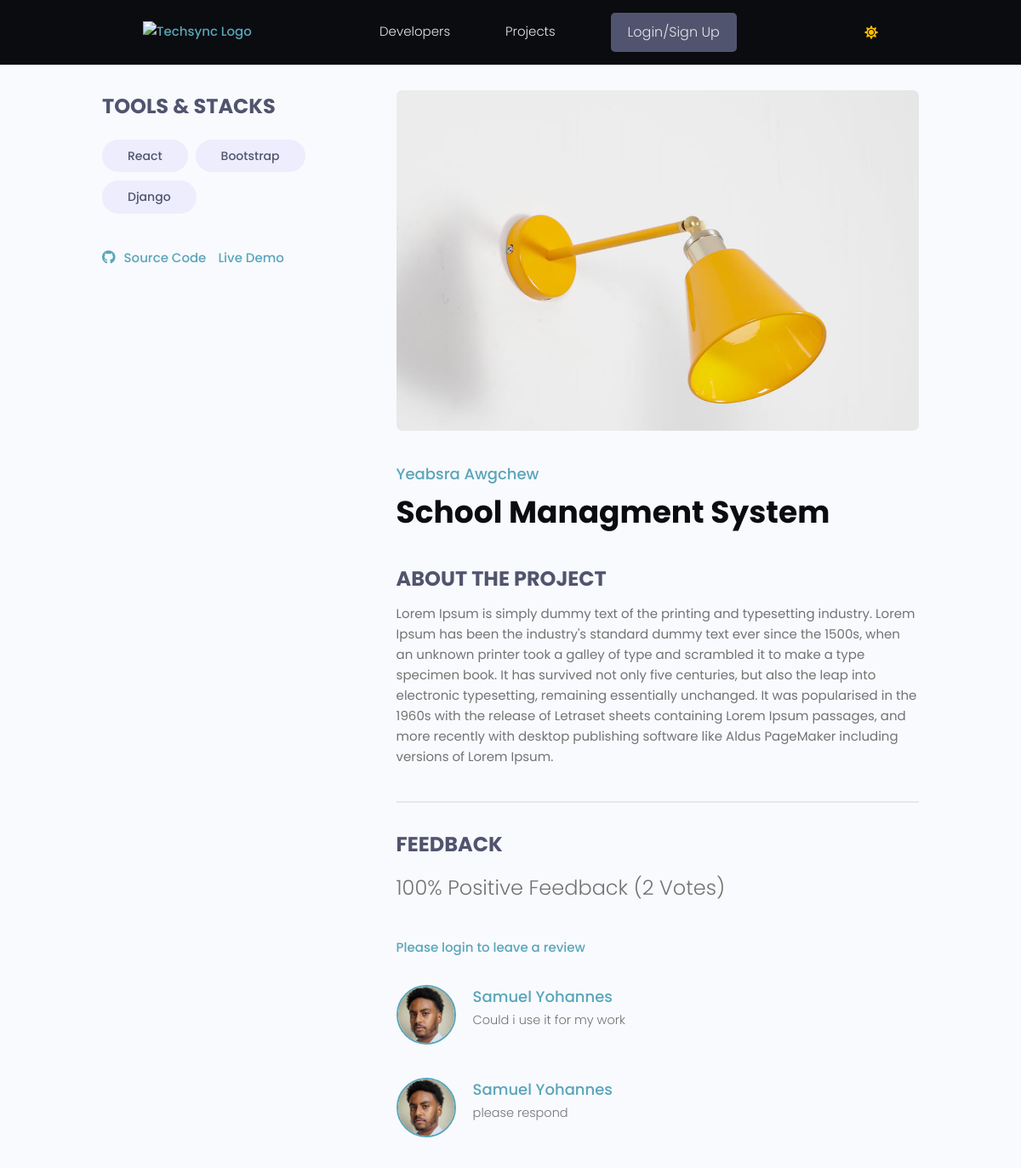
The app's page /projects/project_detail/14d0ca97-825e-4896-b68b-15971ab37885/ with its own data.
### projects/models.py (models this page shows, shortened)
class Tag(models.Model):
    id = models.UUIDField(default=uuid.uuid4, primary_key=True, unique=True, editable=False, )
    name = models.CharField(max_length=300)
    created_at = models.DateTimeField(auto_now_add=True)

class Project(models.Model):
    id = models.UUIDField(default=uuid.uuid4, primary_key=True, unique=True, editable=False)
    owner = models.ForeignKey(Profile, on_delete=models.SET_NULL, null=True)
    title = models.CharField(max_length=100)
    description = models.TextField(null=True, blank=True)
    image = models.ImageField(null=True, blank=True, default='default.jpg', upload_to= 'project_image')
    demo_link = models.URLField(null=True, blank=True)
    source_link = models.URLField(null=True, blank=True)
    created_at = models.DateTimeField(auto_now_add=True)
    tags = models.ManyToManyField('Tag', blank=True)
    vote_count = models.IntegerField(default=0, null=True, blank=True)
    vote_ratio = models.IntegerField(default=0, null=True, blank=True)
    class Meta:
        ordering = ['-created_at']

class Review(models.Model):
    VOTE_TYPE = (
        ('up', 'Up Vote'),
        ('down', 'Down Vote')
    )
    id = models.UUIDField(default=uuid.uuid4, primary_key=True, unique=True, editable=False, )
    owner = models.ForeignKey(Profile, on_delete=models.CASCADE, null=True)
    project = models.ForeignKey(Project, on_delete=models.CASCADE)
    body = models.TextField(null=True, blank=True)
    value = models.CharField(max_length=10, choices=VOTE_TYPE)
    created_at = models.DateTimeField(auto_now_add=True)

### users/models.py (models this page shows, shortened)
class Profile(models.Model):
    id = models.UUIDField(default=uuid.uuid4, primary_key=True, unique=True, editable=False, )
    user = models.OneToOneField(User, on_delete=models.CASCADE,null=True,blank=True)
    name = models.CharField(max_length=200, blank=True,null=True)
    username = models.CharField(max_length=200, blank=True,null=True,unique=True)
    headline = models.CharField(max_length=200, blank=True,null=True)
    about = models.TextField(blank=True, null=True)
    location = models.CharField(max_length=200, blank=True,null=True)
    profile_image = models.ImageField(null=True, blank=True,upload_to='profiles', default='default_profile.png')
    github_link = models.CharField(max_length=200, blank=True,null=True)
    twitter_link = models.CharField(max_length=200, blank=True,null=True)
    linkedin_link = models.CharField(max_length=200, blank=True,null=True)
    personal_link = models.CharField(max_length=200, blank=True,null=True)
    created_at = models.DateTimeField(auto_now_add=True)

### projects/views.py (the view)
# urls.py: path('project_detail/<str:pk>/', views.project_detail, name='project_detail'),
def project_detail(request, pk):
    project = Project.objects.get(id=pk)
    tags = project.tags.all()
    if request.method == 'POST':
        form = ReviewForm(request.POST)
        if form.is_valid():
            review = form.save(commit=False)
            review.project = project
            review.owner = request.user.profile
            review.save()
            project.update_vote_count()
            return JsonResponse({'message': 'Review submitted successfully!'}, status=200)
        else:
            return JsonResponse({'errors': form.errors}, status=400)
    else:
        form = ReviewForm()
    context = {
        'project': project,
        'tags': tags,
        'form': form,
    }
    return render(request, 'projects/project_detail.html', context)

### templates/projects/project_detail.html (shortened to what this page needs)
{% extends "main/main.html" %}
{% block content %}
<main class="singleProject my-md">
    <div class="container">
        <div class="layout">
            <div class="column column--1of3">
                <h3 class="singleProject__subtitle">Tools & Stacks</h3>
                <div class="singleProject__toolStack">
                    {% for tags in project.tags.all %}
                    <span class="tag tag--pill tag--sub tag--lg">
                        <small>{{ tags.name }}</small>
                    </span>
                    {% endfor %}
                </div>
                {% if project.source_link %}
                <a class="singleProject__liveLink" href="{{ project.source_link }}" target="_blank"><i class="fab fa-github"></i>Source Code</a>
                {% endif %}
                {% if project.demo_link %}
                <a class="singleProject__liveLink" href="#" target="_blank">Live Demo
                    {% endif %}
                </a>
            </div>
            <div class="column column--2of3">
                <img class="singleProject__preview" src="{{project.image.url}}" alt="portfolio thumbnail" />
                <a href="{% url 'user-profile' project.owner.pk %}" class="singleProject__developer">{{project.owner.name}}</a>
                <h2 class="singleProject__title">{{project.title}}</h2>
                <h3 class="singleProject__subtitle">About the Project</h3>
                <div class="singleProject__info">
                    {{project.description}}
                </div>
                <div class="comments">
                    <h3 class="singleProject__subtitle">Feedback</h3>
                    {% if project.vote_count > 0 %}
                      <h5 class="project--rating">
                        {{project.vote_ratio}}% Positive Feedback ({{project.vote_count}}
                        Vote{{project.vote_count|pluralize:"s"}})
                      </h5>
                    {% endif %}
                    {% if request.user.profile.id in project.reviewers %}
                    <p>You have already submitted your review for this project</p>
                    {% elif request.user.profile == project.owner %}
                    <p>You cannot review your own work</p>
                    {% else %}
                    <a href="{% url 'login' %}?next={{request.path}}">Please login to leave a review</a>
                    {% endif %}
                    <div class="commentList">
                        {% for review in project.review_set.all %}
                        {% if review.body %}
                        <div class="comment">
                            <a href="{% url 'user-profile' review.owner.id  %}">
                                <img class="avatar avatar--md" src="{{review.owner.profile_image.url}}" alt="user" />
                            </a>
                            <div class="comment__details">
                                <a href="{% url 'user-profile' review.owner.id  %}" class="comment__author">{{review.owner.name}}</a>
                                <p class="comment__info">{{review.body|linebreaksbr}}</p>
                            </div>
                        </div>
                        {% endif %}
                        {% endfor %}
                    </div>
                </div>
            </div>
        </div>
    </div>
</main>
{% endblock %}

### static/styles/app.css (style rules this page uses)
:root { --color-sub: #0b0c10; }
img { width: 100%; }
.singleProject .column--1of3 { order: 2; }
@media screen and (min-width: 1081px) { .singleProject .column--1of3 { order: 1; } }
@media screen and (min-width: 1081px) { .singleProject .column--2of3 { order: 2; } }
.singleProject__toolStack { margin-top: 2rem; margin-bottom: 4rem; }
.singleProject__liveLink { font-weight: 500; transition: all 0.3s ease-in-out; border-bottom: 2px solid transparent; }
.singleProject__liveLink i { display: inline-block; font-size: 1.6rem; margin-right: 1rem; }
.singleProject__preview { height: 50vh; object-fit: cover; object-position: top center; margin-bottom: 3rem; border-radius: 0.7rem; }
.singleProject__developer { font-size: 1.8rem; font-weight: 500; }
.singleProject__title { font-size: 3.6rem; font-weight: 700; color: var(--color-sub); margin-bottom: 3rem; }
.project--rating { margin-bottom: 1.6em; margin-top: .5em; }
.singleProject__subtitle { text-transform: uppercase; font-size: 2.4rem; font-weight: 700; color: var(--color-sub-light); margin-bottom: 1rem; }
.comments { margin-top: 4rem; padding-top: 3rem; border-top: 2px solid var(--color-light); }
.commentList { margin: 3rem 0; }
.comment { display: flex; gap: 2rem; }
.comment:not(:last-child) { margin-bottom: 3rem; }
.comment__author { font-size: 1.8rem; }
.comment__info { font-size: 1.45rem; }

### static/uikit/styles/modules/_variables.css (style rules this page uses)
:root { --color-main: #5aa5b9; --color-main-light: #e6faff; --color-sub: #0b0c10; --color-sub-light: #51546e; --color-sub-lighter: #ededfd; --color-text: #737373; --color-gray: #8b8b8b; --color-light: #e5e7eb; --color-light-gray: #767676; --color-bg: #f8fafd; --color-white: #fffefd; --color-white-light: #f3f3f3; --color-success: #359e64; --color-success-bg: #def8e8; --color-error: #fc4b0b; --color-error-bg: #fff2ee; --font-base: 'Poppins', arial, helvetica, 'Segoe UI', roboto, ubuntu, sans-serif; --font-monospace: 'Fira Code', 'Courier New', courier, monospace; --font-regular: 300; --font-medium: 500; --font-bold: 700; --generic-shadow: 1px 1px 5px #00000010; --generic-transition: all 0.3s ease-in-out; }

### static/uikit/styles/modules/_base.css (style rules this page uses)
* { margin: 0; padding: 0; box-sizing: border-box; text-rendering: optimizeLegibility; color: inherit; font-size: inherit; }
html { font-size: 50%; }
@media only screen and (min-width: 480px) { html { font-size: 56.25%; } }
@media only screen and (min-width: 1200px) { html { font-size: 62.5%; } }
body { line-height: 1.6; font-weight: 400; font-size: 1.5rem; color: var(--color-text); background-color: var(--color-bg); min-height: 100vh; }

### static/uikit/styles/modules/_typography.css (style rules this page uses)
* { font-family: var(--font-base); }
h2 { font-size: 3.6rem; font-weight: var(--font-bold); }
h3 { font-size: 3.2rem; font-weight: var(--font-medium); }
h5 { font-size: 2.4rem; font-weight: var(--font-medium); }
h5, h6 { font-weight: var(--font-regular); }
p, span, strong { font-size: 1.6rem; color: var(--color-text); font-weight: var(--font-regular); }
a { padding-bottom: 2px; text-decoration: none; display: inline-block; color: var(--color-main); font-weight: var(--font-medium); }

### static/uikit/styles/modules/_utilities.css (style rules this page uses)
.container { width: 92%; max-width: 165rem; margin: 0 auto; box-sizing: border-box; }
@media screen and (min-width: 1000px) { .container { width: 90%; } }
@media screen and (min-width: 1200px) { .container { width: 80%; } }
.my-md { margin: 3rem auto; }

### static/uikit/styles/modules/_avatar.css (style rules this page uses)
.avatar { border-radius: 50%; border: 2px solid var(--color-main); object-fit: cover; }
.avatar--md { height: 7rem; width: 7rem; }

### static/uikit/styles/modules/_tag.css (style rules this page uses)
.tag { display: inline-flex; align-items: center; background-color: var(--color-sub); height: -webkit-fit-content; height: -moz-fit-content; height: fit-content; width: -webkit-fit-content; width: -moz-fit-content; width: fit-content; border-radius: 0.5rem; padding: 0.5rem 1.5rem; font-size: 1.2rem; cursor: pointer; }
.tag:not(:last-child) { margin-right: 0.25rem; margin-bottom: 0.75rem; }
.tag > small { color: var(--color-white); }
.tag--pill { border-radius: 5rem; }
.tag--sub, .tag--sub > small { background: var(--color-sub-lighter); color: var(--color-sub-light); font-weight: 500; }
.tag--lg { padding: 0.8rem 3rem; font-size: 1.4rem; }
.tag--lg:not(:last-child) { margin-right: 0.5rem; margin-bottom: 1rem; }

### static/uikit/styles/modules/_layout.css (style rules this page uses)
.layout { display: flex; flex-flow: row wrap; justify-content: space-between; }
.layout > .column { margin-bottom: 3rem; }
.layout > .column.column--1of3 { flex-basis: 30%; }
.layout > .column.column--2of3 { flex-basis: 64%; }

### records on screen
Tag: name "React"
Tag: name "Bootstrap"
Tag: name "Django"
Project: image (picture), owner.name "Yeabsra Awgchew", title "School Managment System", description "Lorem Ipsum is simply dummy text of the printing and typesetting industry. Lorem Ipsum has been the industry's standard dummy text ever since the 1500s, when an unknown printer took a galley of type and scrambled it to make a type specimen book. It has survived not only five centuries, but also the leap into electronic typesetting, remaining essentially unchanged. It was popularised in the 1960s with the release of Letraset sheets containing Lorem Ipsum passages, and more recently with desktop publishing software like Aldus PageMaker including versions of Lorem Ipsum.", vote_ratio "100", vote_count "2"
Review: owner.profile_image (picture), owner.name "Samuel Yohannes", body "Could i use it for my work"
Review: owner.profile_image (picture), owner.name "Samuel Yohannes", body "please respond"
